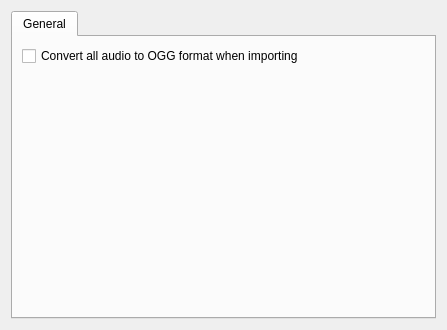
<?xml version="1.0" encoding="UTF-8"?>
<ui version="4.0">
 <class>AUDIOEXP::SetupForm</class>
 <widget class="QWidget" name="AUDIOEXP::SetupForm">
  <property name="geometry">
   <rect>
    <x>0</x>
    <y>0</y>
    <width>447</width>
    <height>330</height>
   </rect>
  </property>
  <property name="windowTitle">
   <string>Form</string>
  </property>
  <layout class="QVBoxLayout" name="verticalLayout">
   <item>
    <widget class="QTabWidget" name="tabWidget">
     <property name="currentIndex">
      <number>0</number>
     </property>
     <widget class="QWidget" name="tab">
      <attribute name="title">
       <string>General</string>
      </attribute>
      <layout class="QVBoxLayout" name="verticalLayout_2">
       <item>
        <widget class="QCheckBox" name="cbConvertOgg">
         <property name="text">
          <string>Convert all audio to OGG format when importing</string>
         </property>
        </widget>
       </item>
       <item>
        <spacer name="verticalSpacer">
         <property name="orientation">
          <enum>Qt::Vertical</enum>
         </property>
         <property name="sizeHint" stdset="0">
          <size>
           <width>20</width>
           <height>227</height>
          </size>
         </property>
        </spacer>
       </item>
      </layout>
     </widget>
    </widget>
   </item>
  </layout>
 </widget>
 <resources/>
 <connections/>
</ui>
